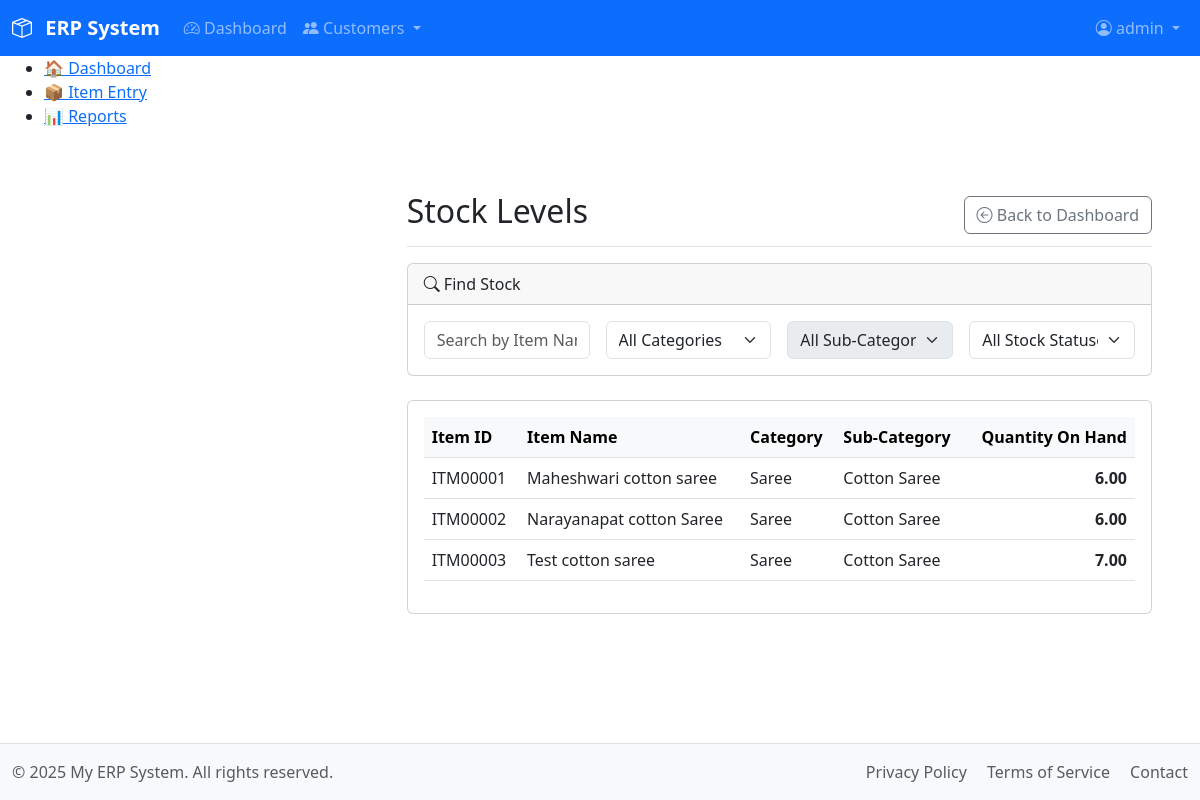
/modules/inventory/list_stock_levels.php (signed in), run on an earlier commit of the app's database.
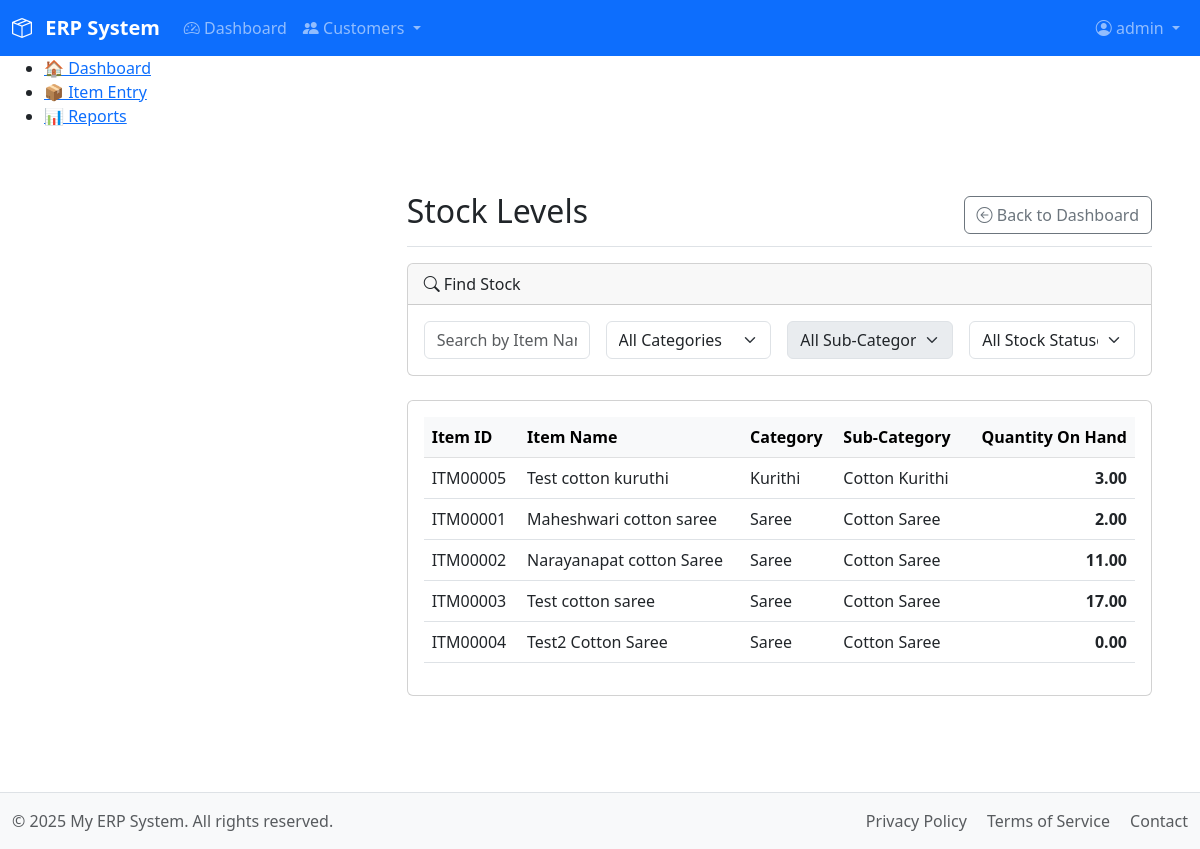
And on a later commit of the database.
### tables this page shows
CREATE TABLE `items` (
  `item_id` varchar(10) NOT NULL,
  `category_sub_id` varchar(10) NOT NULL,
  `name` varchar(150) NOT NULL,
  `uom` varchar(20) NOT NULL DEFAULT 'No',
  `description` text DEFAULT NULL,
  `created_at` timestamp NOT NULL DEFAULT current_timestamp(),
  `created_by` int(11) DEFAULT NULL,
  `created_by_name` varchar(50) DEFAULT NULL,
  `updated_at` timestamp NULL DEFAULT NULL ON UPDATE current_timestamp(),
  `updated_by` int(11) DEFAULT NULL,
  `updated_by_name` varchar(50) DEFAULT NULL,
  PRIMARY KEY (`item_id`),
  UNIQUE KEY `name` (`name`),
  KEY `category_sub_id` (`category_sub_id`),
  CONSTRAINT `fk_category_sub` FOREIGN KEY (`category_sub_id`) REFERENCES `categories_sub` (`category_sub_id`) ON DELETE CASCADE ON UPDATE CASCADE
);

CREATE TABLE `categories` (
  `category_id` varchar(10) NOT NULL,
  `name` varchar(255) NOT NULL,
  `description` text DEFAULT NULL,
  `created_at` timestamp NOT NULL DEFAULT current_timestamp(),
  `created_by` int(11) DEFAULT NULL,
  `created_by_name` varchar(255) DEFAULT NULL,
  `updated_at` timestamp NULL DEFAULT NULL,
  `updated_by` int(11) DEFAULT NULL,
  `updated_by_name` varchar(255) DEFAULT NULL,
  PRIMARY KEY (`category_id`),
  UNIQUE KEY `name` (`name`)
);

CREATE TABLE `categories_sub` (
  `category_sub_id` varchar(10) NOT NULL,
  `category_id` varchar(10) NOT NULL,
  `name` varchar(100) NOT NULL,
  `description` text DEFAULT NULL,
  `created_at` timestamp NOT NULL DEFAULT current_timestamp(),
  `created_by` int(11) DEFAULT NULL,
  `created_by_name` varchar(50) DEFAULT NULL,
  `updated_at` timestamp NULL DEFAULT NULL ON UPDATE current_timestamp(),
  `updated_by` int(11) DEFAULT NULL,
  `updated_by_name` varchar(50) DEFAULT NULL,
  PRIMARY KEY (`category_sub_id`),
  UNIQUE KEY `name` (`name`),
  KEY `category_id` (`category_id`),
  CONSTRAINT `fk_category` FOREIGN KEY (`category_id`) REFERENCES `categories` (`category_id`) ON DELETE CASCADE ON UPDATE CASCADE
);

### includes/functions.php (called while the page is built, shortened)
<?php
function search_stock_levels($filters = []) {
    $db = db();
    $sql = "
        SELECT
            i.item_id,
            i.name AS item_name,
            c.name AS category_name,
            cs.name AS sub_category_name,
            COALESCE(sl.quantity, 0.00) AS quantity
        FROM items i
        LEFT JOIN stock_levels sl ON i.item_id = sl.item_id
        JOIN categories_sub cs ON i.category_sub_id = cs.category_sub_id
        JOIN categories c ON cs.category_id = c.category_id
        WHERE 1=1
    ";
    $sql .= " ORDER BY c.name, cs.name, i.name";
    $stmt = $db->prepare($sql);
    $stmt->execute();
    $result = $stmt->get_result();
    return $result ? $result->fetch_all(MYSQLI_ASSOC) : [];
}

### modules/inventory/list_stock_levels.php (the view, shortened to what this page needs)
<?php
require_once __DIR__ . '/../../includes/functions.php';
$initial_stock_levels = search_stock_levels();
require_once __DIR__ . '/../../includes/header.php';
?>
<div class="container-fluid">
    <div class="row">
        <?php require_once __DIR__ . '/../../includes/sidebar.php'; ?>
        <main class="col-md-9 ms-sm-auto col-lg-10 px-md-4">
            <div class="d-flex justify-content-between flex-wrap flex-md-nowrap align-items-center pt-3 pb-2 mb-3 border-bottom">
                <h1 class="h2">Stock Levels</h1>
                <div class="btn-toolbar mb-2 mb-md-0">
                    <a href="/index.php" class="btn btn-outline-secondary">
                        <i class="bi bi-arrow-left-circle"></i> Back to Dashboard
                    </a>
                </div>
            </div>
            <div class="card mb-4">
                <div class="card-header"><i class="bi bi-search"></i> Find Stock</div>
                <div class="card-body">
                    <form id="stockSearchForm" class="row gx-3 gy-2 align-items-center">
                        <div class="col-md-3">
                            <input type="text" class="form-control" id="search_item_name" placeholder="Search by Item Name...">
                        </div>
                        <div class="col-md-3">
                            <select id="search_category_id" class="form-select">
                                <option value="">All Categories</option>
                            </select>
                        </div>
                        <div class="col-md-3">
                            <select id="search_sub_category_id" class="form-select" disabled>
                                <option value="">All Sub-Categories</option>
                            </select>
                        </div>
                        <div class="col-md-3">
                            <select id="search_stock_status" class="form-select">
                                <option value="">All Stock Statuses</option>
                            </select>
                        </div>
                    </form>
                </div>
            </div>
            <div class="card">
                <div class="card-body">
                    <div class="table-responsive">
                        <table class="table table-hover">
                            <thead class="table-light">
                                <tr>
                                    <th>Item ID</th>
                                    <th>Item Name</th>
                                    <th>Category</th>
                                    <th>Sub-Category</th>
                                    <th class="text-end">Quantity On Hand</th>
                                </tr>
                            </thead>
                            <tbody id="stockListTableBody">
                                <?php if (empty($initial_stock_levels)): ?>
                                    <tr><td colspan="5" class="text-center text-muted">No items found.</td></tr>
                                <?php else: ?>
                                    <?php foreach ($initial_stock_levels as $item): ?>
                                        <tr>
                                            <td><?= htmlspecialchars($item['item_id']) ?></td>
                                            <td><?= htmlspecialchars($item['item_name']) ?></td>
                                            <td><?= htmlspecialchars($item['category_name']) ?></td>
                                            <td><?= htmlspecialchars($item['sub_category_name']) ?></td>
                                            <td class="text-end fw-bold"><?= htmlspecialchars(number_format($item['quantity'], 2)) ?></td>
                                        </tr>
                                    <?php endforeach; ?>
                                <?php endif; ?>
                            </tbody>
                        </table>
                    </div>
                </div>
            </div>
        </main>
    </div>
</div>
<?php require_once __DIR__ . '/../../includes/footer.php'; ?>

What changed in the data, as far as the page shows it:
added items: item_id "ITM00005", name "Test cotton kuruthi", categories.name "Kurithi", category_sub.name "Cotton Kurithi", quantity "3.00"
computed for items "ITM00001": quantity "6.00" → "2.00"
computed for items "ITM00002": quantity "6.00" → "11.00"
computed for items "ITM00003": quantity "7.00" → "17.00"
added items: item_id "ITM00004", name "Test2 Cotton Saree", categories.name "Saree", category_sub.name "Cotton Saree", quantity "0.00"
